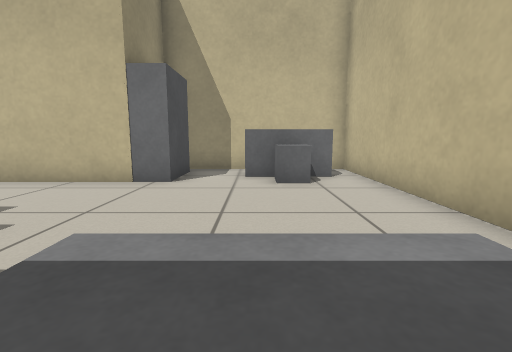
[1] (above)

12 first-person views from a walk through a world built for the Player/Stage simulator. The camera is 0.5 m above the floor, tilts 8° down and sees 85° across. Floor lines are 1 m apart. The floor is counted in squares, 0.5 m on a side. Each view is taken from the middle of a square. On the plan, view 1 faces up. The plan holds only what a view shows up to about 11 squares ahead; the rest is blank. Robots are left out.

[2]
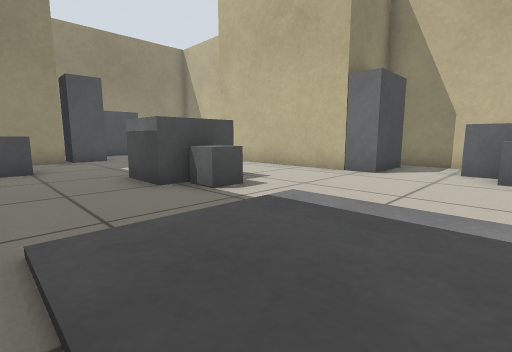

[3]
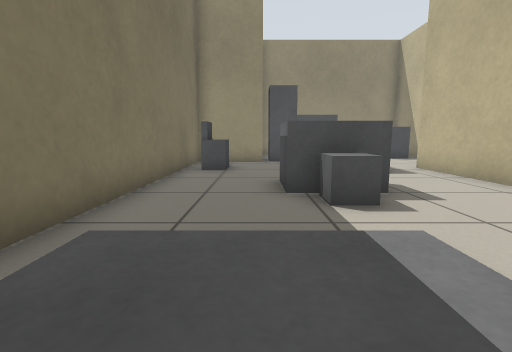

[4]
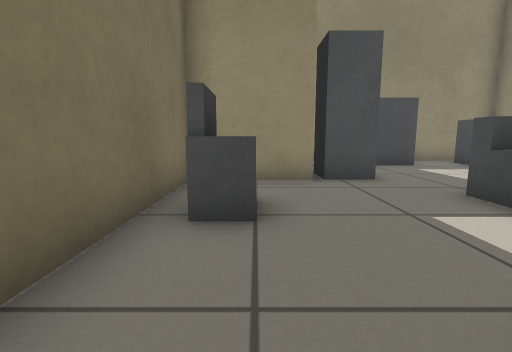

[5]
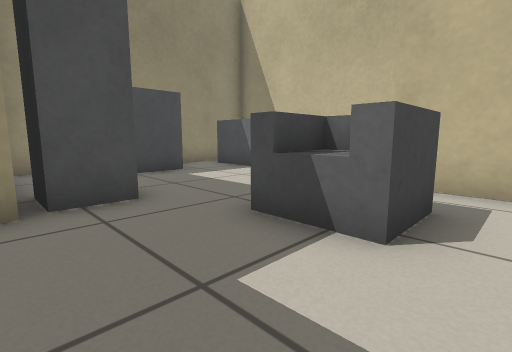

[6]
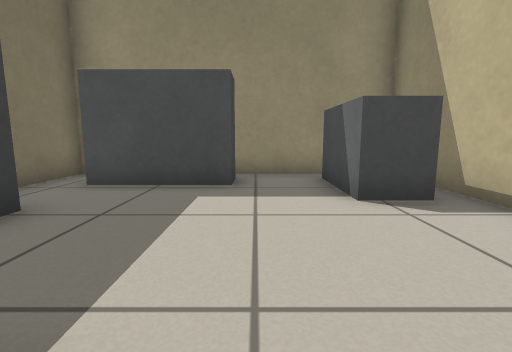

[7]
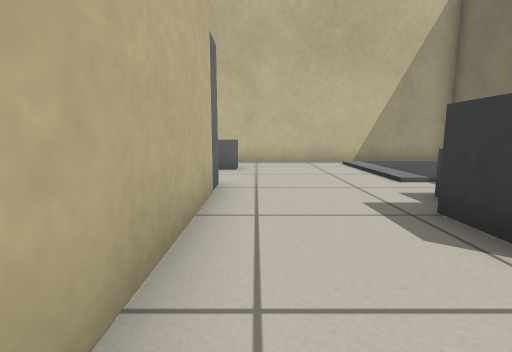

[8]
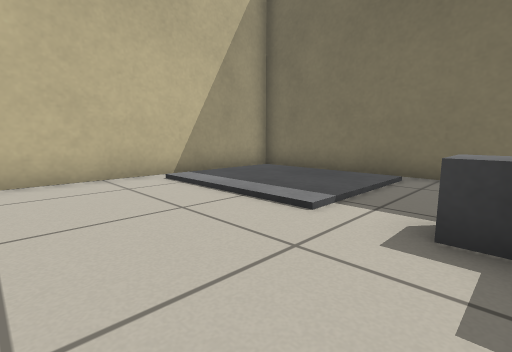

[9]
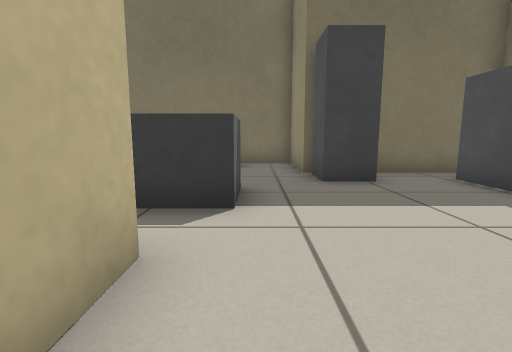

[10]
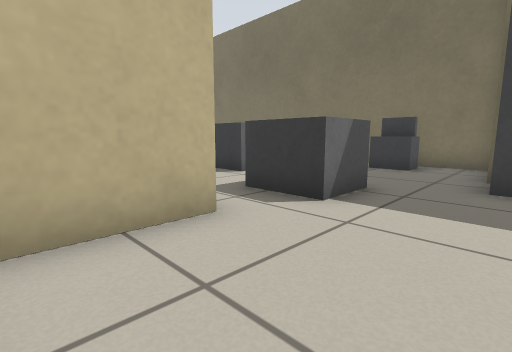

[11]
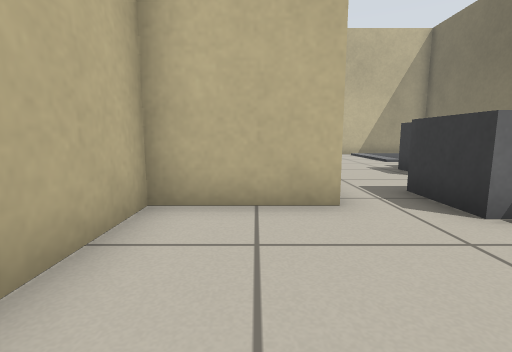

[12]
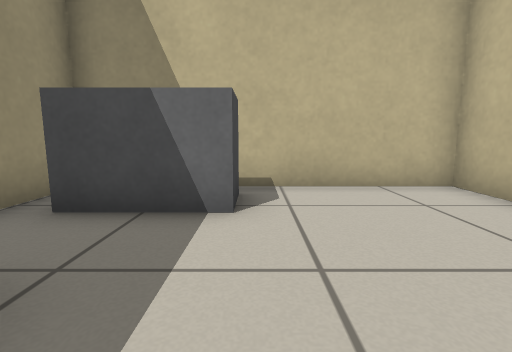

### Floor plan
Points are (right, up) in squares from view 1. A wall is a line through its corners. A room is listed if a view was taken in it or the views show most of it. See-through windows are left out.
Room 1 (views 1, 2, 3, 4, 5, 6, 7, 8, 9, 10, 11, 12)
walls: (-3.4, 6.8) (-9, 6.8) (-9, 9.6) (-16.5, 9.6) (-16.5, 4.8); (-11.3, 1.4) (-11.3, -1.5) (3, -1.5) (3, 9.6) (-2.4, 9.6); (-16.5, 2.1) (-16.5, 1.3) (-13.2, 1.3)
low walls: (-8.9, 4.8) (-9.3, 4.8) (-9.3, 4.4); (-9.7, 4.5) (-9.7, 5.2) (-7.9, 5.2) (-7.9, 3.6) (-8.4, 3.6); (-9.4, -0.6) (-8.4, -0.6)
ways out: gap at (-9, -1)
objects: grey box (-15, 3) to (-15, 5); grey box (-15, 8) to (-14, 9); grey box (-12, 2) to (-12, 3); grey box (-9, 0) to (-8, 0); grey box (-9, 4); grey box (-6, 2) to (-5, 3); grey box (-4, 2) to (-4, 3); grey box (-3, 7) to (-2, 8); grey box (0, 8) to (2, 8); grey box (1, 7)

Where each view was taken, in squares from view 1:
view 1: 0 up, 0 right, facing up
view 2: 1 down, 1 right, facing up-left
view 3: 1 up, 1 right, facing left
view 4: 0 up, 5 left, facing left
view 5: 1 up, 7 left, facing up-left
view 6: 6 up, 9 left, facing left
view 7: 6 up, 8 left, facing right
view 8: 6 up, 4 left, facing down-right
view 9: 9 up, 10 left, facing down
view 10: 9 up, 12 left, facing down-right
view 11: 8 up, 13 left, facing right
view 12: 4 up, 13 left, facing up
